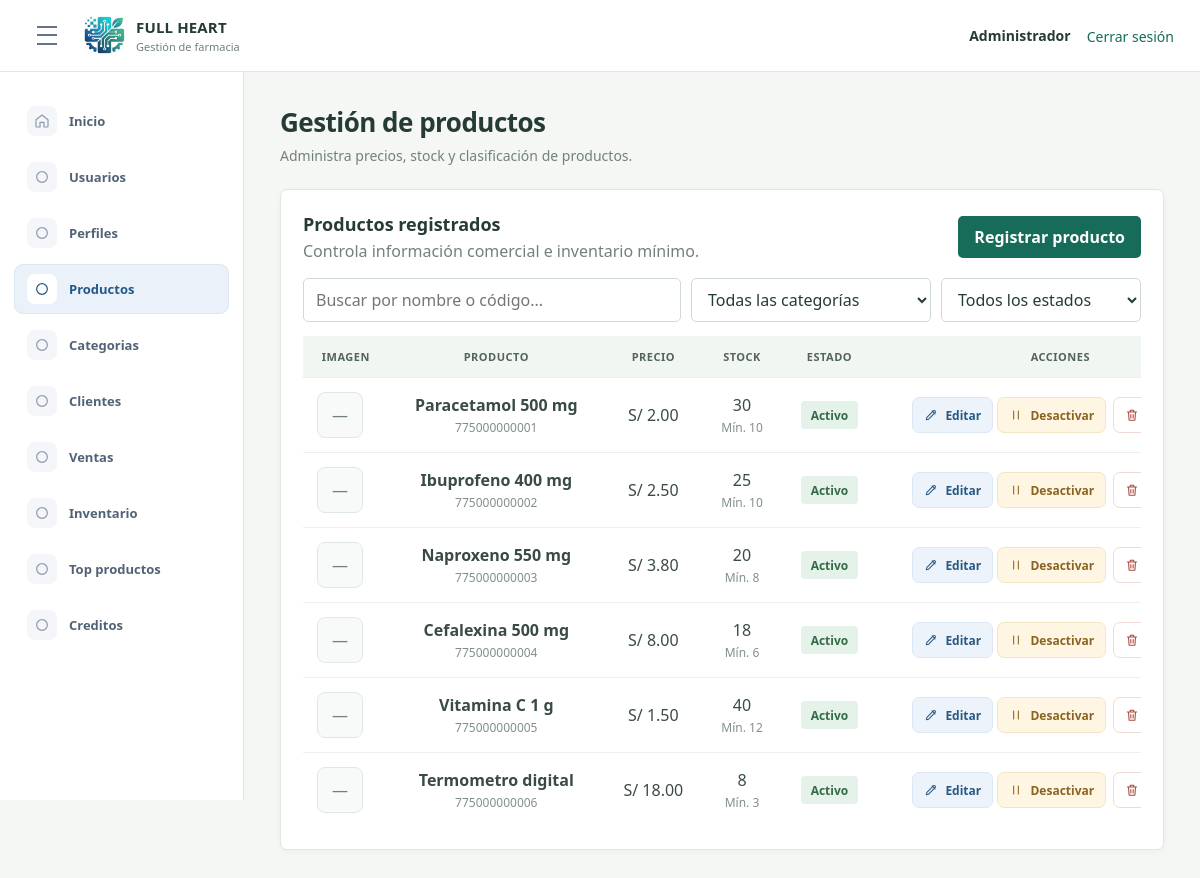
Page /index.php?route=module/productos (signed in) on the committed database.
### tables this page shows
CREATE TABLE `opcion` (
  `idopcion` int(11) NOT NULL AUTO_INCREMENT,
  `descripcion` varchar(100) NOT NULL,
  `url` varchar(200) NOT NULL,
  `icono` varchar(50) NOT NULL DEFAULT 'fa-circle',
  `estado` tinyint(1) NOT NULL DEFAULT 1,
  `fecha_creacion` datetime NOT NULL DEFAULT current_timestamp(),
  PRIMARY KEY (`idopcion`)
);

CREATE TABLE `producto` (
  `idproducto` int(11) NOT NULL AUTO_INCREMENT,
  `nombre` varchar(150) NOT NULL,
  `codigobarra` varchar(50) DEFAULT NULL,
  `pventa` decimal(11,2) NOT NULL DEFAULT 0.00,
  `pcompra` decimal(11,2) NOT NULL DEFAULT 0.00,
  `stock` decimal(11,2) NOT NULL DEFAULT 0.00,
  `stockseguridad` decimal(11,2) NOT NULL DEFAULT 0.00,
  `idunidad` int(11) NOT NULL,
  `idcategoria` int(11) NOT NULL,
  `idafectacion` int(11) NOT NULL DEFAULT 1,
  `urlimagen` varchar(250) DEFAULT NULL,
  `estado` tinyint(1) NOT NULL DEFAULT 1,
  `fecha_creacion` datetime NOT NULL DEFAULT current_timestamp(),
  PRIMARY KEY (`idproducto`),
  KEY `idx_producto_unidad` (`idunidad`),
  KEY `idx_producto_categoria` (`idcategoria`),
  KEY `idx_producto_afectacion` (`idafectacion`),
  CONSTRAINT `fk_producto_unidad` FOREIGN KEY (`idunidad`) REFERENCES `unidad` (`idunidad`),
  CONSTRAINT `fk_producto_categoria` FOREIGN KEY (`idcategoria`) REFERENCES `categoria` (`idcategoria`),
  CONSTRAINT `fk_producto_afectacion` FOREIGN KEY (`idafectacion`) REFERENCES `afectacion` (`idafectacion`)
);

### app/Controllers/ProductoController.php (called while the page is built, shortened)
<?php
class ProductoController
{
    private Product $products;
    private Profile $profiles;
    public function __construct(Product $products, Category $categories, Profile $profiles)
    {
        $this->products = $products;
        $this->profiles = $profiles;
    }
    public function index(): void
    {
        $menuOptions = $this->requireAccess("GET");
        $products = $this->products->all();
        require __DIR__ . "/../Views/layout/app.php";
    }
    private function requireAccess(string $method): array
    {
        $menuOptions = $this->profiles->menuOptions((int) ($_SESSION["idperfil"] ?? 0));
        foreach ($menuOptions as $option) {
            if (in_array($option["url"] ?? "", ["module/productos", "vista/productos.php"], true)) {
                $allowed = true;
                break;
            }
        }
        return $menuOptions;
    }
}

### app/Models/Profile.php (called while the page is built, shortened)
<?php
class Profile
{
    private PDO $db;
    public function __construct(PDO $db)
    {
        $this->db = $db;
    }
    public function menuOptions(int $profileId): array
    {
        $sql = "SELECT o.descripcion, o.url, o.icono
                FROM perfil p
                INNER JOIN opcion o ON o.estado = 1
                LEFT JOIN acceso a ON a.idopcion = o.idopcion AND a.idperfil = p.idperfil
                WHERE p.idperfil = :idperfil
                  AND (UPPER(p.nombre) = 'ADMINISTRADOR' OR a.estado = 1)
                ORDER BY o.idopcion";
        $statement = $this->db->prepare($sql);
        $statement->execute(["idperfil" => $profileId]);
        return $statement->fetchAll();
    }
}

### app/Models/User.php (called while the page is built, shortened)
<?php
class User
{
    private PDO $db;
    public function __construct(PDO $db)
    {
        $this->db = $db;
    }
    public function isActive(int $id): bool
    {
        $statement = $this->db->prepare("SELECT 1 FROM usuario WHERE idusuario = :id AND estado = 1");
        $statement->execute(["id" => $id]);
        return $statement->fetchColumn() !== false;
    }
}

### app/Models/Product.php (called while the page is built, shortened)
<?php
class Product
{
    private PDO $db;
    public function __construct(PDO $db)
    {
        $this->db = $db;
    }
    public function all(): array
    {
        return $this->db->query("SELECT p.idproducto, p.nombre, p.codigobarra, p.urlimagen, p.pventa, p.pcompra,
                                       p.stock, p.stockseguridad, p.estado,
                                       c.nombre AS categoria, u.descripcion AS unidad,
                                       a.descripcion AS afectacion
                                FROM producto p
                                INNER JOIN categoria c ON c.idcategoria = p.idcategoria
                                INNER JOIN unidad u ON u.idunidad = p.idunidad
                                INNER JOIN afectacion a ON a.idafectacion = p.idafectacion
                                WHERE p.estado <> 2
                                ORDER BY p.idproducto")->fetchAll(PDO::FETCH_ASSOC);
    }
}

### app/Views/productos/index.php (the view, shortened to what this page needs)
<div class="page-title">
    <h1>Gestión de productos</h1>
    <p>Administra precios, stock y clasificación de productos.</p>
</div>
<section class="panel">
    <div class="section-toolbar">
        <div>
            <h2>Productos registrados</h2>
            <p>Controla información comercial e inventario mínimo.</p>
        </div>
        <a class="btn btn-primary" href="index.php?route=module/productos/crear">Registrar producto</a>
    </div>
    <div class="product-filters" role="search" aria-label="Filtros de productos">
        <input class="table-filter" type="search" data-filter-target="#productos-table-1" placeholder="Buscar por nombre o código..." aria-label="Buscar por nombre o código">
        <select class="table-filter-select" data-filter-target="#productos-table-1" data-filter-category aria-label="Filtrar por categoría">
            <option value="">Todas las categorías</option>
        </select>
        <select class="table-filter-select" data-filter-target="#productos-table-1" data-filter-status aria-label="Filtrar por estado">
            <option value="">Todos los estados</option>
        </select>
    </div>
    <div class="table-wrap">
        <table class="data-table product-table" id="productos-table-1">
            <thead>
                <tr>
                    <th scope="col">Imagen</th>
                    <th scope="col">Producto</th>
                    <th scope="col">Precio</th>
                    <th scope="col">Stock</th>
                    <th scope="col">Estado</th>
                    <th scope="col">Acciones</th>
                </tr>
            </thead>
            <tbody>
                <?php foreach ($products as $product): ?>
                    <tr data-category="<?= htmlspecialchars($product["categoria"], ENT_QUOTES, "UTF-8") ?>" data-status="<?= (int) $product["estado"] === 1 ? "active" : "inactive" ?>">
                        <td>
                            <?php if (!empty($product["urlimagen"])): ?>
                                <img class="product-table-image" src="<?= htmlspecialchars($product["urlimagen"], ENT_QUOTES, "UTF-8") ?>" alt="" loading="lazy">
                            <?php else: ?>
                                <span class="product-table-image-placeholder" aria-label="Sin imagen">—</span>
                            <?php endif; ?>
                        </td>
                        <td>
                            <strong><?= htmlspecialchars($product["nombre"], ENT_QUOTES, "UTF-8") ?></strong>
                            <small><?= htmlspecialchars($product["codigobarra"] ?: "Sin código", ENT_QUOTES, "UTF-8") ?></small>
                        </td>
                        <td>S/ <?= number_format((float) $product["pventa"], 2) ?></td>
                        <td>
                            <?= number_format((float) $product["stock"], 0) ?>
                            <small>Mín. <?= number_format((float) $product["stockseguridad"], 0) ?></small>
                        </td>
                        <td><span class="status-badge <?= (int) $product["estado"] === 1 ? "is-active" : "is-muted" ?>"><?= (int) $product["estado"] === 1 ? "Activo" : "Inactivo" ?></span></td>
                        <td class="action-cell">
                            <a class="btn btn-action-edit btn-sm" data-modal-edit href="index.php?route=module/productos/editar&amp;id=<?= (int) $product["idproducto"] ?>"><svg aria-hidden="true" viewBox="0 0 24 24"><path d="m14 5 5 5M4 20l4-.8L19 8a2.1 2.1 0 0 0-3-3L5 16z"/></svg><span>Editar</span></a>
                            <form action="index.php?route=module/productos/estado" method="post">
                                <?php if ((int) $product["estado"] === 1): ?>
                                    <button class="btn btn-action-disable btn-sm" type="submit" name="accion" value="desactivar" data-confirm="El producto quedará inactivo temporalmente. ¿Continuar?"><svg aria-hidden="true" viewBox="0 0 24 24"><path d="M8 5v14M16 5v14"/></svg><span>Desactivar</span></button>
                                    <button class="btn btn-action-delete btn-sm" type="submit" name="accion" value="eliminar" data-confirm="El producto quedará inactivo y conservará su historial. ¿Continuar?"><svg aria-hidden="true" viewBox="0 0 24 24"><path d="M4 7h16M10 11v6M14 11v6M6 7l1 14h10l1-14M9 7V4h6v3"/></svg><span>Eliminar</span></button>
                                <?php else: ?>
                                    <button class="btn btn-action-enable btn-sm" type="submit" name="accion" value="activar"><svg aria-hidden="true" viewBox="0 0 24 24"><path d="M5 12h14M13 6l6 6-6 6"/></svg><span>Activar</span></button>
                                <?php endif; ?>
                            </form>
                        </td>
                    </tr>
                <?php endforeach; ?>
            </tbody>
        </table>
    </div>
</section>

### app/Views/layout/sidebar.php
<?php $currentRoute = $_GET["route"] ?? "dashboard"; ?>
<aside class="sidebar">
    <nav aria-label="Menu principal">
        <a href="index.php?route=dashboard" <?= $currentRoute === "dashboard" ? 'aria-current="page"' : "" ?>><span class="nav-icon" aria-hidden="true"><svg viewBox="0 0 24 24"><path d="m3 10 9-7 9 7v10a1 1 0 0 1-1 1h-5v-7H9v7H4a1 1 0 0 1-1-1z"/></svg></span><span>Inicio</span></a>
        <?php foreach ($menuOptions as $option): ?>
            <?php $route = $option["url"] ?? ""; ?>
            <?php
                $icons = [
                    "module/usuarios" => '<circle cx="9" cy="8" r="3"/><path d="M3 20v-1a6 6 0 0 1 12 0v1zM16 5.5a3 3 0 0 1 0 5.8M18 14a5 5 0 0 1 3 4.5V20h-3"/>',
                    "module/perfiles" => '<rect x="5" y="3" width="14" height="18" rx="2"/><path d="M9 3.5h6M9 10h6M9 14h6M9 18h3"/>',
                    "module/productos" => '<path d="m4 7 8-4 8 4-8 4zM4 7v10l8 4 8-4V7M12 11v10"/>',
                    "module/categorias" => '<path d="M20 13 11 22l-9-9V3h10z"/><circle cx="7" cy="7" r="1"/>',
                    "module/clientes" => '<rect x="4" y="3" width="16" height="18" rx="2"/><circle cx="12" cy="9" r="3"/><path d="M8 17a4 4 0 0 1 8 0"/>',
                    "module/ventas" => '<path d="M3 4h2l2.5 11h11L21 7H6M9 19h.01M18 19h.01"/>',
                    "module/inventario" => '<path d="M3 21h18M5 21V8l7-5 7 5v13M9 21v-6h6v6M9 10h.01M15 10h.01"/>',
                    "module/top-productos" => '<path d="M4 20V10M10 20V4M16 20v-7M22 20H2"/>',
                    "module/creditos" => '<rect x="3" y="6" width="18" height="13" rx="2"/><path d="M3 10h18M7 15h4"/>'
                ];
                $icon = $icons[$route] ?? '<circle cx="12" cy="12" r="8"/>';
            ?>
            <a href="index.php?route=<?= urlencode($route) ?>" <?= ($currentRoute === $route || str_starts_with($currentRoute, $route . "/")) ? 'aria-current="page"' : "" ?>>
                <span class="nav-icon" aria-hidden="true"><svg viewBox="0 0 24 24"><?= $icon ?></svg></span>
                <span><?= htmlspecialchars($option["descripcion"]) ?></span>
            </a>
        <?php endforeach; ?>
    </nav>
</aside>

### rows in the picture
opcion: descripcion "Usuarios"
opcion: descripcion "Perfiles"
opcion: descripcion "Productos"
opcion: descripcion "Categorias"
opcion: descripcion "Clientes"
opcion: descripcion "Ventas"
opcion: descripcion "Inventario"
opcion: descripcion "Top productos"
opcion: descripcion "Creditos"
producto: nombre "Paracetamol 500 mg", codigobarra "775000000001", pventa "2.00", stock "30", stockseguridad "10", estado "Activo"
producto: nombre "Ibuprofeno 400 mg", codigobarra "775000000002", pventa "2.50", stock "25", stockseguridad "10", estado "Activo"
producto: nombre "Naproxeno 550 mg", codigobarra "775000000003", pventa "3.80", stock "20", stockseguridad "8", estado "Activo"
producto: nombre "Cefalexina 500 mg", codigobarra "775000000004", pventa "8.00", stock "18", stockseguridad "6", estado "Activo"
producto: nombre "Vitamina C 1 g", codigobarra "775000000005", pventa "1.50", stock "40", stockseguridad "12", estado "Activo"
producto: nombre "Termometro digital", codigobarra "775000000006", pventa "18.00", stock "8", stockseguridad "3", estado "Activo"

### other values in the picture
$_SESSION["nombre"] "Administrador"
